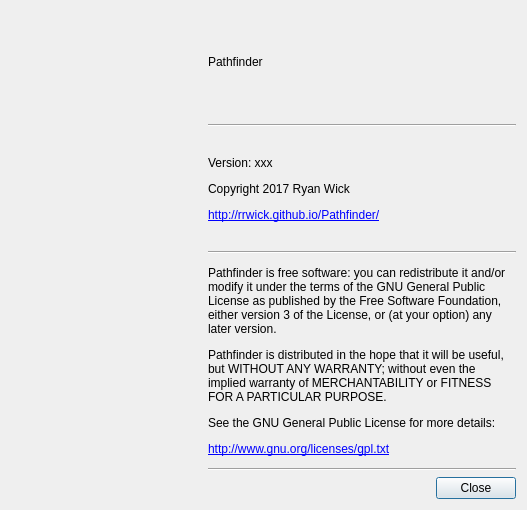
<?xml version="1.0" encoding="UTF-8"?>
<ui version="4.0">
 <class>AboutDialog</class>
 <widget class="QDialog" name="AboutDialog">
  <property name="geometry">
   <rect>
    <x>0</x>
    <y>0</y>
    <width>527</width>
    <height>510</height>
   </rect>
  </property>
  <property name="windowTitle">
   <string>About Pathfinder</string>
  </property>
  <layout class="QVBoxLayout" name="verticalLayout_3">
   <item>
    <layout class="QHBoxLayout" name="horizontalLayout">
     <property name="spacing">
      <number>12</number>
     </property>
     <property name="leftMargin">
      <number>0</number>
     </property>
     <property name="topMargin">
      <number>0</number>
     </property>
     <property name="rightMargin">
      <number>0</number>
     </property>
     <property name="bottomMargin">
      <number>0</number>
     </property>
     <item>
      <layout class="QVBoxLayout" name="verticalLayout_2">
       <item>
        <widget class="QLabel" name="iconLabel">
         <property name="sizePolicy">
          <sizepolicy hsizetype="Fixed" vsizetype="Fixed">
           <horstretch>128</horstretch>
           <verstretch>128</verstretch>
          </sizepolicy>
         </property>
         <property name="minimumSize">
          <size>
           <width>185</width>
           <height>173</height>
          </size>
         </property>
         <property name="maximumSize">
          <size>
           <width>128</width>
           <height>128</height>
          </size>
         </property>
         <property name="text">
          <string/>
         </property>
         <property name="pixmap">
          <pixmap resource="../images/images.qrc">:/icons/icon.png</pixmap>
         </property>
         <property name="scaledContents">
          <bool>true</bool>
         </property>
        </widget>
       </item>
       <item>
        <spacer name="verticalSpacer">
         <property name="orientation">
          <enum>Qt::Vertical</enum>
         </property>
         <property name="sizeHint" stdset="0">
          <size>
           <width>20</width>
           <height>40</height>
          </size>
         </property>
        </spacer>
       </item>
      </layout>
     </item>
     <item>
      <layout class="QVBoxLayout" name="verticalLayout">
       <item>
        <widget class="QLabel" name="titleLabel">
         <property name="text">
          <string>Pathfinder</string>
         </property>
        </widget>
       </item>
       <item>
        <widget class="Line" name="line">
         <property name="orientation">
          <enum>Qt::Horizontal</enum>
         </property>
        </widget>
       </item>
       <item>
        <widget class="QLabel" name="versionCopyrightLabel">
         <property name="minimumSize">
          <size>
           <width>300</width>
           <height>0</height>
          </size>
         </property>
         <property name="maximumSize">
          <size>
           <width>300</width>
           <height>16777215</height>
          </size>
         </property>
         <property name="text">
          <string>&lt;html&gt;&lt;head/&gt;&lt;body&gt;&lt;p&gt;Version: xxx&lt;/p&gt;&lt;p&gt;Copyright 2017 Ryan Wick&lt;/p&gt;&lt;p&gt;&lt;a href=&quot;http://rrwick.github.io/Pathfinder/&quot;&gt;&lt;span style=&quot; text-decoration: underline; color:#0000ff;&quot;&gt;http://rrwick.github.io/Pathfinder/&lt;/span&gt;&lt;/a&gt;&lt;/p&gt;&lt;/body&gt;&lt;/html&gt;</string>
         </property>
         <property name="wordWrap">
          <bool>true</bool>
         </property>
         <property name="openExternalLinks">
          <bool>true</bool>
         </property>
        </widget>
       </item>
       <item>
        <widget class="Line" name="line_2">
         <property name="orientation">
          <enum>Qt::Horizontal</enum>
         </property>
        </widget>
       </item>
       <item>
        <widget class="QLabel" name="aboutLabel">
         <property name="minimumSize">
          <size>
           <width>300</width>
           <height>0</height>
          </size>
         </property>
         <property name="maximumSize">
          <size>
           <width>300</width>
           <height>16777215</height>
          </size>
         </property>
         <property name="text">
          <string>&lt;html&gt;&lt;head/&gt;&lt;body&gt;&lt;p&gt;Pathfinder is free software: you can redistribute it and/or modify it under the terms of the GNU General Public License as published by the Free Software Foundation, either version 3 of the License, or (at your option) any later version.&lt;/p&gt;&lt;p&gt;&lt;/p&gt;&lt;p&gt;Pathfinder is distributed in the hope that it will be useful, but WITHOUT ANY WARRANTY; without even the implied warranty of MERCHANTABILITY or FITNESS FOR A PARTICULAR PURPOSE.&lt;/p&gt;&lt;p&gt;&lt;/p&gt;&lt;p&gt;See the GNU General Public License for more details:&lt;/p&gt;&lt;p&gt;&lt;a href=&quot;http://www.gnu.org/licenses/gpl.txt&quot;&gt;&lt;span style=&quot; text-decoration: underline; color:#0000ff;&quot;&gt;http://www.gnu.org/licenses/gpl.txt&lt;/span&gt;&lt;/a&gt;&lt;/p&gt;&lt;/body&gt;&lt;/html&gt;</string>
         </property>
         <property name="wordWrap">
          <bool>true</bool>
         </property>
         <property name="openExternalLinks">
          <bool>true</bool>
         </property>
        </widget>
       </item>
       <item>
        <widget class="Line" name="line_3">
         <property name="orientation">
          <enum>Qt::Horizontal</enum>
         </property>
        </widget>
       </item>
      </layout>
     </item>
    </layout>
   </item>
   <item>
    <widget class="QDialogButtonBox" name="buttonBox">
     <property name="orientation">
      <enum>Qt::Horizontal</enum>
     </property>
     <property name="standardButtons">
      <set>QDialogButtonBox::Close</set>
     </property>
    </widget>
   </item>
  </layout>
 </widget>
 <resources>
  <include location="../images/images.qrc"/>
 </resources>
 <connections>
  <connection>
   <sender>buttonBox</sender>
   <signal>accepted()</signal>
   <receiver>AboutDialog</receiver>
   <slot>accept()</slot>
   <hints>
    <hint type="sourcelabel">
     <x>248</x>
     <y>254</y>
    </hint>
    <hint type="destinationlabel">
     <x>157</x>
     <y>274</y>
    </hint>
   </hints>
  </connection>
  <connection>
   <sender>buttonBox</sender>
   <signal>rejected()</signal>
   <receiver>AboutDialog</receiver>
   <slot>reject()</slot>
   <hints>
    <hint type="sourcelabel">
     <x>316</x>
     <y>260</y>
    </hint>
    <hint type="destinationlabel">
     <x>286</x>
     <y>274</y>
    </hint>
   </hints>
  </connection>
 </connections>
</ui>
